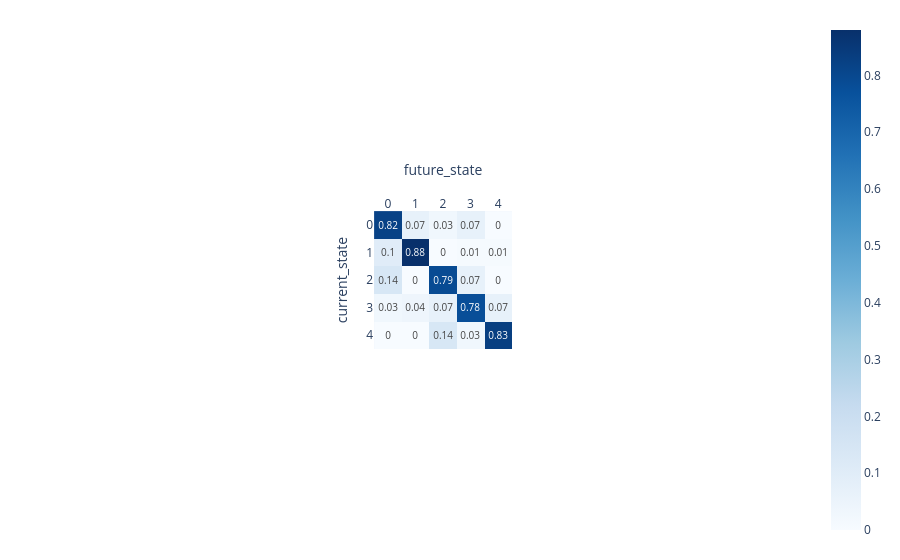
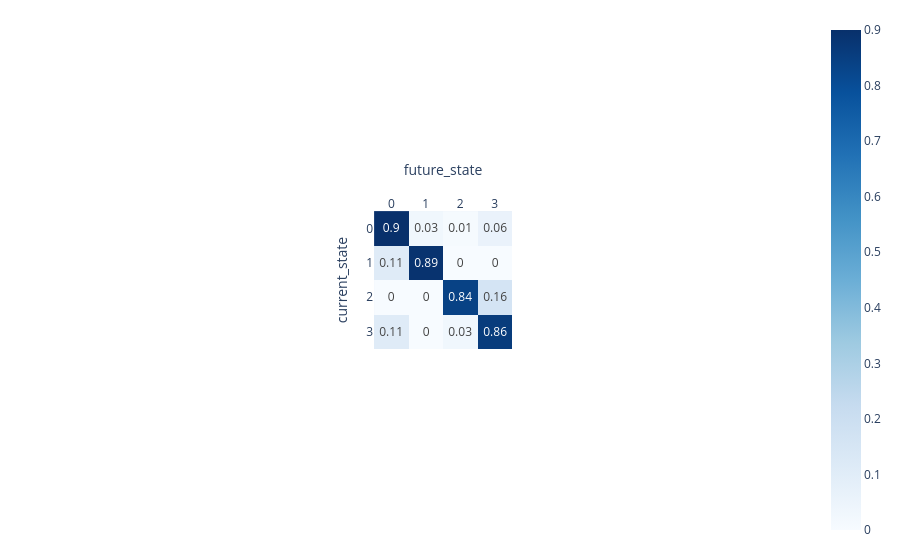

Here is the notebook cell these charts were saved with, in order:
### Markdown cell above
#### Lastly, one should check state transition matrices to understand how state transition behaviour - how likely states are to transition from one to another. A well fit model should demonstrate persistance of states. A poorly fit model exhibits erratic transition behaviour and failure to distinguish states.

### Code cell
# Visualising state transition matrices

for model_no in final_models:
    print("")
    print(f"Model No.{model_no}")
    [print(x) for x in best_models_dict[model_no]["state_means"]["state_description"] if x != ""]
    print("_______________________")
    fig = px.imshow(best_models_dict[model_no]["transition_probabilities"], text_auto = True, color_continuous_scale = "Blues")
    fig.update_xaxes(side="top", tickmode = "linear", dtick = 1, title = dict(text = "future_state"))
    fig.update_yaxes(tickmode = "linear", dtick = 1, title = dict(text = "current_state"))
    fig.update_layout(height = 250, margin = dict(t = 20, b = 20))
    fig.show()

### Figure 1 — Plotly figure (JSON) as saved in the notebook; plotly's stock layout.template omitted (floating-point values rounded to 4 significant figures)
{"data": [{"coloraxis": "coloraxis", "hovertemplate": "x: %{x}<br>y: %{y}<br>color: %{z}<extra></extra>", "name": "0", "texttemplate": "%{z}", "type": "heatmap", "xaxis": "x", "yaxis": "y", "z": [[0.82, 0.07, 0.03, 0.07, 0], [0.1, 0.88, 0, 0.01, 0.01], [0.14, 0, 0.79, 0.07, 0], [0.03, 0.04, 0.07, 0.78, 0.07], [0, 0, 0.14, 0.03, 0.83]]}], "layout": {"autosize": true, "coloraxis": {"colorscale": [[0, "rgb(247,251,255)"], [0.125, "rgb(222,235,247)"], [0.25, "rgb(198,219,239)"], [0.375, "rgb(158,202,225)"], [0.5, "rgb(107,174,214)"], [0.625, "rgb(66,146,198)"], [0.75, "rgb(33,113,181)"], [0.875, "rgb(8,81,156)"], [1, "rgb(8,48,107)"]]}, "margin": {"b": 20, "t": 20}, "xaxis": {"anchor": "y", "autorange": true, "constrain": "domain", "domain": [0.4051, 0.5949], "dtick": 1, "range": [-0.5, 4.5], "scaleanchor": "y", "side": "top", "tickmode": "linear", "title": {"text": "future_state"}}, "yaxis": {"anchor": "x", "autorange": true, "constrain": "domain", "domain": [0, 1], "dtick": 1, "range": [4.5, -0.5], "tickmode": "linear", "title": {"text": "current_state"}}}}

### Figure 2 — Plotly figure (JSON) as saved in the notebook; plotly's stock layout.template omitted (floating-point values rounded to 4 significant figures)
{"data": [{"coloraxis": "coloraxis", "hovertemplate": "x: %{x}<br>y: %{y}<br>color: %{z}<extra></extra>", "name": "0", "texttemplate": "%{z}", "type": "heatmap", "xaxis": "x", "yaxis": "y", "z": [[0.9, 0.03, 0.01, 0.06], [0.11, 0.89, 0, 0], [0, 0, 0.84, 0.16], [0.11, 0, 0.03, 0.86]]}], "layout": {"autosize": true, "coloraxis": {"colorscale": [[0, "rgb(247,251,255)"], [0.125, "rgb(222,235,247)"], [0.25, "rgb(198,219,239)"], [0.375, "rgb(158,202,225)"], [0.5, "rgb(107,174,214)"], [0.625, "rgb(66,146,198)"], [0.75, "rgb(33,113,181)"], [0.875, "rgb(8,81,156)"], [1, "rgb(8,48,107)"]]}, "margin": {"b": 20, "t": 20}, "xaxis": {"anchor": "y", "autorange": true, "constrain": "domain", "domain": [0.4051, 0.5949], "dtick": 1, "range": [-0.5, 3.5], "scaleanchor": "y", "side": "top", "tickmode": "linear", "title": {"text": "future_state"}}, "yaxis": {"anchor": "x", "autorange": true, "constrain": "domain", "domain": [0.2275, 0.7725], "dtick": 1, "range": [3.5, -0.5], "tickmode": "linear", "title": {"text": "current_state"}}}}
